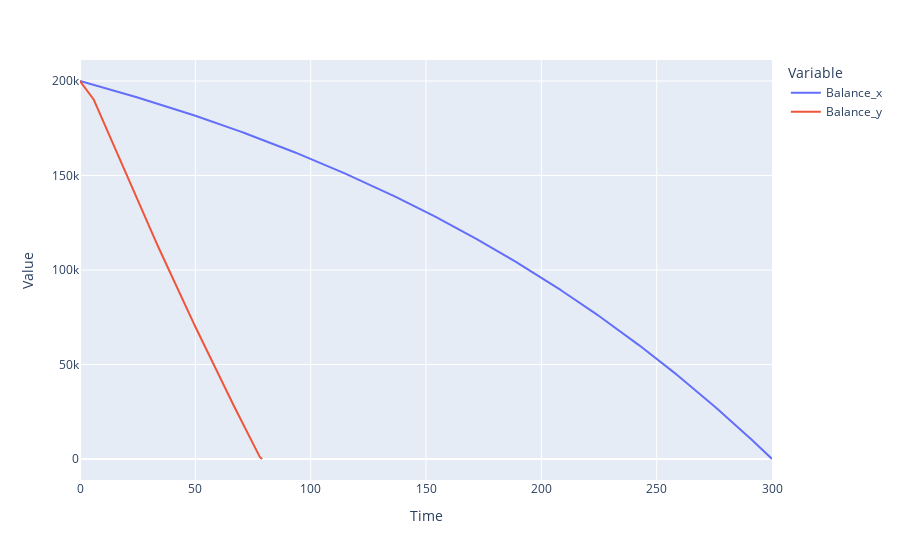
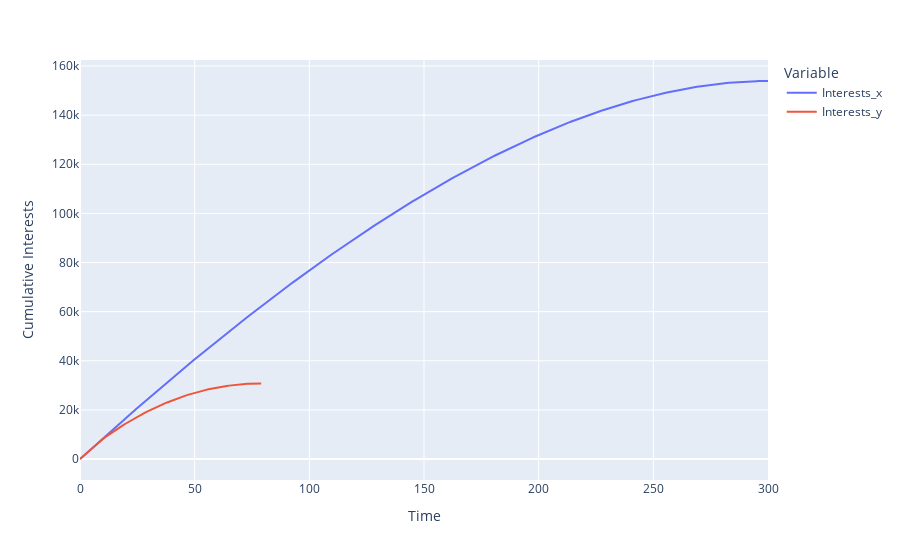

The notebook cell saved with these charts, in order:
### Markdown cell above
# Scenario Analysis

#### Suppose given the interest rate and duration of the loan, the original monthly payment is first calculated, and then the time to payout is re-estimated when the interest rate changes in the 83th month and another lump sum payment of $20000 was made in the 121st month.

### Code cell
result1=Amortization(Balance=[200000], Rate=[[1, 0.0509/12]], N=25*12)
result1.CalcPayment(N=result1.N)

newPay=[1179.69]*6+[1179.69*2]*200
result2=Amortization(Balance=[200000], Rate=[[1, 0.0509/12], [12, 0.045/12]], Payment=newPay, BalancePctPay=0.08/12)
result2.CalcTime()

plotResult({"df1":result1.data, "df2":result2.data})

### Figure 1 — Plotly figure (JSON) as saved in the notebook; plotly's stock layout.template omitted (floating-point values rounded to 4 significant figures; data arrays with more than 128 entries replaced by an {"elided": "..."} marker saying what was removed)
{"data": [{"hovertemplate": "Variable=Balance_x<br>Time=%{x}<br>Value=%{y}<extra></extra>", "legendgroup": "Balance_x", "line": {"color": "#636efa", "dash": "solid"}, "marker": {"symbol": "circle"}, "mode": "lines", "name": "Balance_x", "orientation": "v", "showlegend": true, "type": "scatter", "x": {"elided": "301 int values"}, "xaxis": "x", "y": {"elided": "301 float values"}, "yaxis": "y"}, {"hovertemplate": "Variable=Balance_y<br>Time=%{x}<br>Value=%{y}<extra></extra>", "legendgroup": "Balance_y", "line": {"color": "#EF553B", "dash": "solid"}, "marker": {"symbol": "circle"}, "mode": "lines", "name": "Balance_y", "orientation": "v", "showlegend": true, "type": "scatter", "x": {"elided": "301 int values"}, "xaxis": "x", "y": {"elided": "301 float values"}, "yaxis": "y"}], "layout": {"legend": {"title": {"text": "Variable"}, "tracegroupgap": 0}, "margin": {"t": 60}, "xaxis": {"anchor": "y", "domain": [0, 1], "title": {"text": "Time"}}, "yaxis": {"anchor": "x", "domain": [0, 1], "title": {"text": "Value"}}}}

### Figure 2 — Plotly figure (JSON) as saved in the notebook; plotly's stock layout.template omitted (floating-point values rounded to 4 significant figures; data arrays with more than 128 entries replaced by an {"elided": "..."} marker saying what was removed)
{"data": [{"hovertemplate": "Variable=Interests_x<br>Time=%{x}<br>Cumulative Interests=%{y}<extra></extra>", "legendgroup": "Interests_x", "line": {"color": "#636efa", "dash": "solid"}, "marker": {"symbol": "circle"}, "mode": "lines", "name": "Interests_x", "orientation": "v", "showlegend": true, "type": "scatter", "x": {"elided": "301 int values"}, "xaxis": "x", "y": {"elided": "301 float values"}, "yaxis": "y"}, {"hovertemplate": "Variable=Interests_y<br>Time=%{x}<br>Cumulative Interests=%{y}<extra></extra>", "legendgroup": "Interests_y", "line": {"color": "#EF553B", "dash": "solid"}, "marker": {"symbol": "circle"}, "mode": "lines", "name": "Interests_y", "orientation": "v", "showlegend": true, "type": "scatter", "x": {"elided": "301 int values"}, "xaxis": "x", "y": {"elided": "301 float values"}, "yaxis": "y"}], "layout": {"legend": {"title": {"text": "Variable"}, "tracegroupgap": 0}, "margin": {"t": 60}, "xaxis": {"anchor": "y", "domain": [0, 1], "title": {"text": "Time"}}, "yaxis": {"anchor": "x", "domain": [0, 1], "title": {"text": "Cumulative Interests"}}}}
